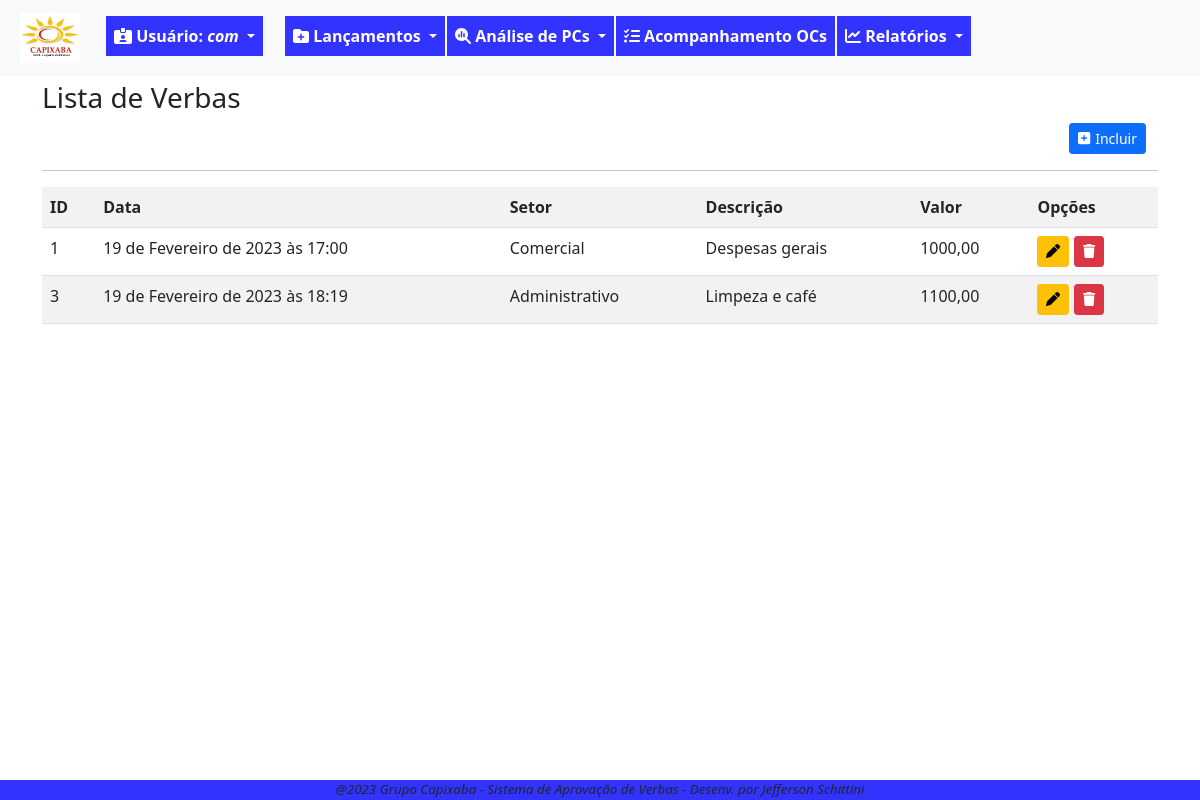
The page /verbas/listar/ (signed in) on the database its author committed.
### fluxo/models.py (models this page shows, shortened)
class Verba(models.Model):
    data_verba = models.DateTimeField(verbose_name='Data Lançamento', default=timezone.now)
    valor_verba = models.DecimalField(verbose_name='Valor da Verba', max_digits=9, decimal_places=2)
    setor_verba = models.ForeignKey(Setor, on_delete=models.PROTECT, verbose_name='Setor')
    desc_verba = models.CharField(verbose_name='Descrição', max_length=200)
    motivo_verba = models.TextField(verbose_name='Motivo', max_length=1000, blank=True, null=True)
    """ atriui a uma variável o nome da classe. Isso pode ser usado em um template para identificar a
    classe que está chamando o formulário e condicionar as ações"""

class Setor(models.Model):
    setor_desc = models.CharField(verbose_name='Setor', max_length=100, unique=True)
    gestor_setor = models.ForeignKey(User, on_delete=models.PROTECT, verbose_name='Gestor', blank=True, null=True)
    def __str__(self):
        return self.setor_desc

### fluxo/views.py (the view)
# urls.py: path('verbas/listar/', VerbaList.as_view(), name='lista-verbas'),
class VerbaList(GroupRequiredMixin, LoginRequiredMixin,ListView):
    login_url = reverse_lazy('login')
    group_required = u'Aprovador'
    model = Verba
    template_name = 'fluxo/listas/lista-verbas.html'

### fluxo/templates/fluxo/listas/lista-verbas.html (shortened to what this page needs)
{% extends 'paginas/base.html' %}
{% load static %}
{% block conteudo %}
<h3 style="margin-top: 5px;">Lista de Verbas </h3>
<div class="container container-dir">
    <a href="{% url 'cad-verbas' %}" class="btn btn-primary btn-sm" title="Incluir nova verba">
        <i style="margin-right: 5px" class="fa-solid fa-square-plus"></i>Incluir</a>
</div>
<hr>
<div class="table-responsive">
    <table class="table table-striped">
        <tr>
            <th>ID</th>
            <th>Data</th>
            <th>Setor</th>
            <th>Descrição</th>
            <th>Valor</th>
            <th>Opções</th>
        </tr>
        {% for verba in object_list %}
        <tr>
            <td>{{ verba.pk }}</td>
            <td>{{ verba.data_verba }}</td>
            <td>{{ verba.setor_verba }}</td>
            <td>{{ verba.desc_verba }}</td>
            <td>{{ verba.valor_verba }}</td>
            <td>
                <a href="{% url 'alter-verbas' verba.pk %}" class="btn btn-warning btn-sm" title="Alterar Verba"><i class="fa-solid fa-pen"></i></a>
                <a href="{% url 'excl-verbas' verba.pk %}" class="btn btn-danger btn-sm" title="Excluir Verba"><i class="fa-solid fa-trash"></i></a>
            </td>
        </tr>
        {% empty %}
        <tr>
            <td colspan="6">Não há verba disponível.</td>
        </tr>
        {% endfor%}
    </table>
</div>
{% endblock conteudo %}

### paginas/templates/paginas/base.html (shortened to what this page needs)
{% load static %}
{% load crispy_forms_tags %}
<!DOCTYPE html>
<html lang="pt-br">
<head>
    <link rel="stylesheet" href="{% static 'css/estilo.css' %}" type="text/css">
    <link rel="stylesheet" href="{% static 'css/bootstrap.min.css' %}" type="text/css">
    <link rel="stylesheet" href="{% static 'css/all.min.css' %}" type="text/css">
</head>
<body class="corpo">
    <header>
        {% block menu %}
        {% if request.user.is_authenticated %}
        <nav class="navbar navbar-expand-lg bg-light">
            <div class="container-fluid">
                <ul class="navbar-nav me-auto mb-lg-0">
                    <li class="nav-item">
                        <a class="navbar-brand nav-link" href="{% url 'index' %}"><img src="{% static 'img/logocpxb.jpeg' %}" width="60" height="50" alt=""></a>
                    </li>
                    <div class="nav-item dropdown mt-2">
                        <a style="color:white; margin-right: 20px;" class="nav-link dropdown-toggle btn-meu-menu" href="#" role="button" data-bs-toggle="dropdown" aria-expanded="false">
                            <i class="fa-solid fa-id-card-clip"></i><span> Usuário: <em>{{ request.user}}</em></span>
                        </a>
                    </div>
                    <div class="nav-item dropdown mt-2">
                        <a style="color:white" class="nav-link dropdown-toggle btn-meu-menu" href="#" role="button" data-bs-toggle="dropdown" aria-expanded="false">
                            <i class="fa-solid fa-folder-plus"></i>
                            <span>Lançamentos</span>
                        </a>
                    </div>
                    <div class="nav-item dropdown mt-2">
                        <a style="color:white" class="nav-link dropdown-toggle btn-meu-menu" href="#" role="button" data-bs-toggle="dropdown" aria-expanded="false">
                            <i class="fa-solid fa-magnifying-glass-chart"></i>
                            <span>Análise de PCs</span>
                        </a>
                    </div>
                    <li class="nav-item mt-2"><a style="color:white" class="nav-link btn-meu-menu" href="{% url 'index' %}">
                        <i class="fa-solid fa-list-check"></i>
                        <span>Acompanhamento OCs</span></a>
                    </li>
                    <div class="nav-item dropdown mt-2">
                        <a style="color:white" class="nav-link dropdown-toggle btn-meu-menu" href="#" role="button" data-bs-toggle="dropdown" aria-expanded="false">
                            <i class="fa-solid fa-chart-line"></i>
                            <span>Relatórios</span>
                        </a>
                    </div>
                </ul>
            </div>
        </nav>
        {% endif %}
        {% endblock menu %}
    </header>
        <div class="container">
        {% block conteudo %}{% endblock conteudo %}
        </div>
    {% block rodape %}
    <footer>
        <p style="margin-bottom: 0; font-size: smaller;"> <em> @2023 Grupo Capixaba - Sistema de Aprovação de Verbas - Desenv. por Jefferson Schittini</em></p>
    </footer>
    {% endblock rodape %}
</body>
</html>

### static/css/estilo.css (style rules this page uses)
.corpo { margin-bottom: 80px; }
.btn-meu-menu { background-color:rgb(51, 51,255); font-size: medium; font-weight: bold; margin-left: 2px; }
.container-dir { text-align: right; }
footer { position: fixed; bottom: 0; width: 100%; background-color:rgb(51, 51,255); text-align: center; }

### rows shown on the page
Verba: pk "1", data_verba "19 de Fevereiro de 2023 às 17:00", setor_verba "Comercial", desc_verba "Despesas gerais", valor_verba "1000,00"
Verba: pk "3", data_verba "19 de Fevereiro de 2023 às 18:19", setor_verba "Administrativo", desc_verba "Limpeza e café", valor_verba "1100,00"

### other values the page prints
{{ request.user }} "com"
